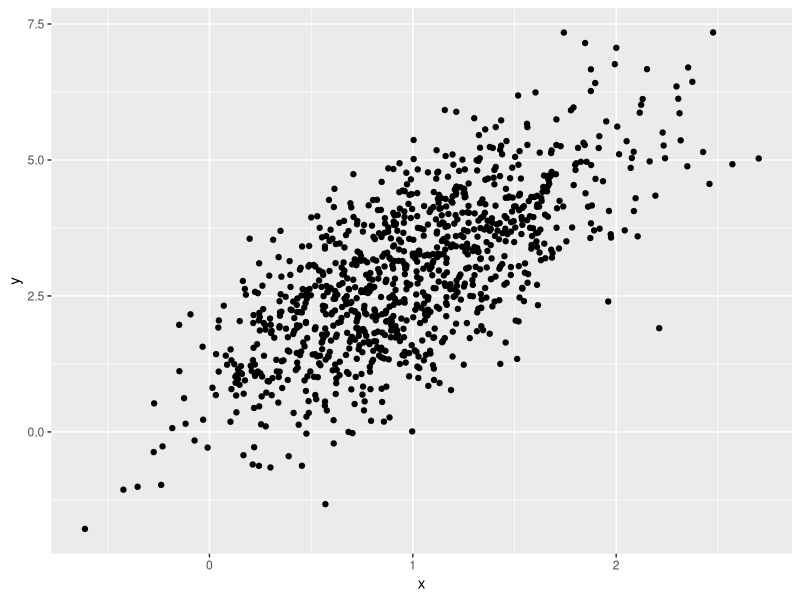
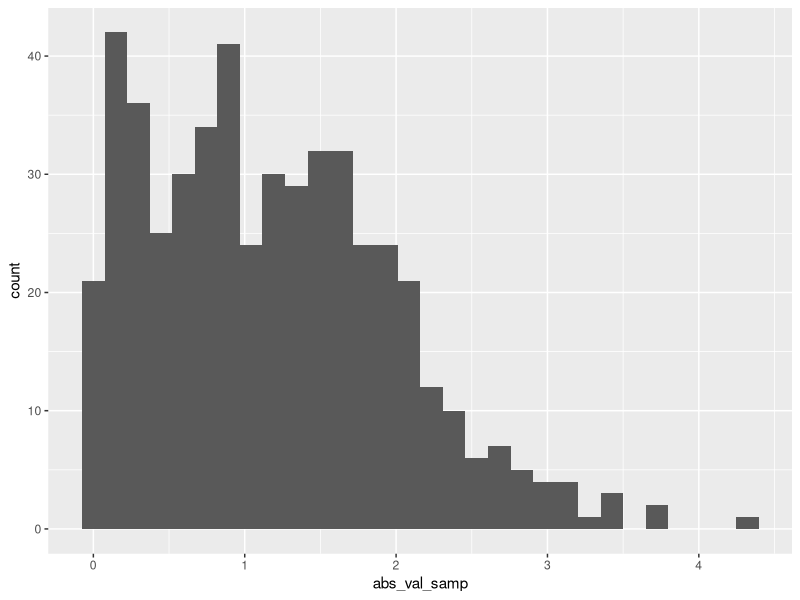

These charts were generated, in order, by the following R code:
## ---- chunk 1
library(tidyverse)
library(ggplot2)
## ---- chunk 2
samp = rnorm(100)
length(samp)
## ---- chunk 3
mean(samp)
sd(samp)
## ---- chunk 4
example_df = 
  tibble(
    vec_numeric = 1:4,
    vec_char = c("My", "name", "is", "jeff"),
    vec_factor = factor(c("male", "male", "female", "female"))
  )
## ---- chunk 5
new_df = 
  tibble(
    x = rnorm(100),
    y = 1 + 2 * x + rnorm(100)
  )
## ---- chunk 6
plot_df = 
  tibble(
    x = rnorm(1000, mean = 1, sd = .5),
    y = 1 + 2 * x + rnorm(1000)
  )

ggplot(plot_df, aes(x = x, y = y)) + geom_point()
## ---- chunk 7
la_df =
  tibble(
    numeric_samp = rnorm(500, mean=1),
    greather_0 = numeric_samp > 0,
    abs_val_samp = abs(numeric_samp)
  )

ggplot(la_df, aes(x = abs_val_samp)) + geom_histogram()

median_samp = median(pull(la_df, numeric_samp))
